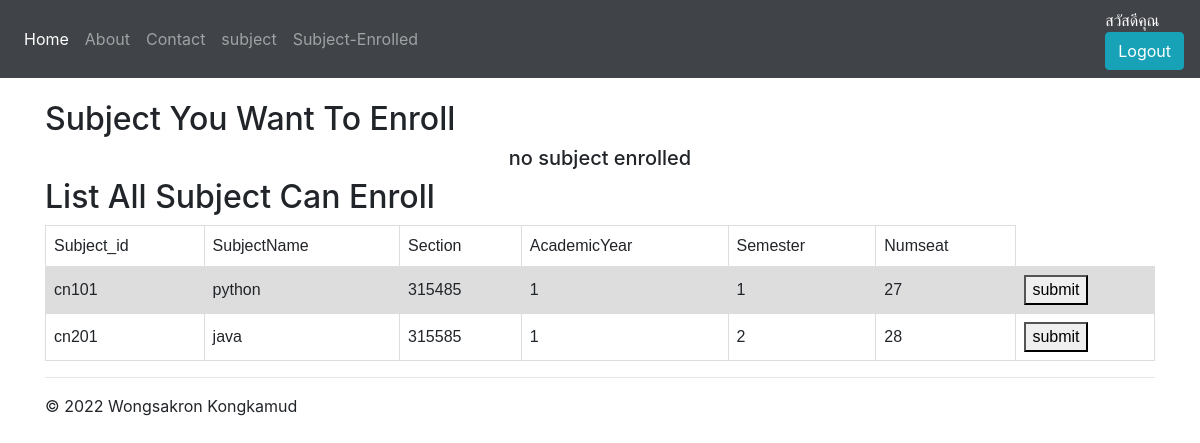
/subject (signed in), run on the app's committed database.
### university/models.py (models this page shows, shortened)
class Subject(models.Model):
    subject_name = models.CharField(max_length=200)
    subject_id = models.CharField(max_length=200)
    section = models.CharField(max_length=200)
    academic_year = models.CharField(max_length=200)
    semester = models.CharField(max_length=200)
    num_seat = models.PositiveIntegerField(default = 0)
    status = models.BooleanField(default = False)

### university/views.py (the view)
# urls.py: path('subject', views.subject_page, name='subject-page'),
@login_required(login_url="login")
def subject_page(request):
    enroll = Student.objects.get(name__username=request.user).subject_enroll
    subject = Subject.objects.all()
    if enroll.filter(subject_id__in=subject.values_list('subject_id')) != None:
        subject = subject.exclude(subject_id__in=enroll.all().values_list('subject_id'))
    return render(request, 'university/subject.html',
    {
        'Subjects' : subject,
        'Enroll' : enroll
    })

### university/template/university/subject.html (shortened to what this page needs)
<!DOCTYPE html>
{% extends 'university/base.html' %}
{% block content %}
<div>
    <div>
        <h2> Subject You Want To Enroll </h2>
        {% if Enroll.count != 0 %}
            <table>
                <td>Subject_id</td>
                <td>SubjectName</td>
                <td>Section</td>
                <td>AcademicYear</td>
                <td>Semester</td>
                <td>Numseat</td>
                {% for e in Enroll.all %}
                <tr>
                    <td>{{ e.subject_id }}</td>
                    <td>{{ e.subject_name }}</td>
                    <td>{{ e.section }}</td>
                    <td>{{ e.academic_year}}</td>
                    <td>{{ e.semester }}</td>
                    <td>{{ e.num_seat }} </td>
                    <td><form action="{% url 'remove-enroll' %}" method="post">
                        {% csrf_token %}
                        <input type="hidden" name="user" value="{{ request.user.username }}">
                        <button name="subject_id" value="{{ e.subject_id }}" type="Delete">remove</button>
                    </form></td>
                </tr>
                {% endfor %}
            </table>
            <br>
        {% else %}
            <h5><center> no subject enrolled </center></h5>
        {% endif %}
    </div>
    <div>
        <h2> List All Subject Can Enroll </h2>
        {% if Subjects %}
            <table>
                <td>Subject_id</td>
                <td>SubjectName</td>
                <td>Section</td>
                <td>AcademicYear</td>
                <td>Semester</td>
                <td>Numseat</td>
                {% for s in Subjects %}
                <tr>
                    <td>{{ s.subject_id }}</td>
                    <td>{{ s.subject_name }}</td>
                    <td>{{ s.section }}</td>
                    <td>{{ s.academic_year }}</td>
                    <td>{{ s.semester }}</td>
                    <td>{{ s.num_seat }} </td>
                    {% if s.num_seat != 0 %}
                    <td><form action="{% url 'enroll-subject' %}" method="post">
                        <button name="subject_id" value="{{ s.subject_id }}" type="Submit">submit</button>
                    </form></td>
                    {% endif %}
                </tr>
                {% endfor %}
            </table>
        {% else %}
        <center><h5>no subject</h5></center>
        {% endif %}
    </div>
</div>
{% endblock %}

### university/template/university/base.html (style rules this page uses)
table { font-family: arial, sans-serif; border-collapse: collapse; width: 100%; }
td, th { border: 1px solid #dddddd; text-align: left; padding: 8px; }
tr:nth-child(even) { background-color: #dddddd; }

### data on the page
Subject: subject_id "cn101", subject_name "python", section "315485", academic_year "1", semester "1", num_seat "27"
Subject: subject_id "cn201", subject_name "java", section "315585", academic_year "1", semester "2", num_seat "28"
